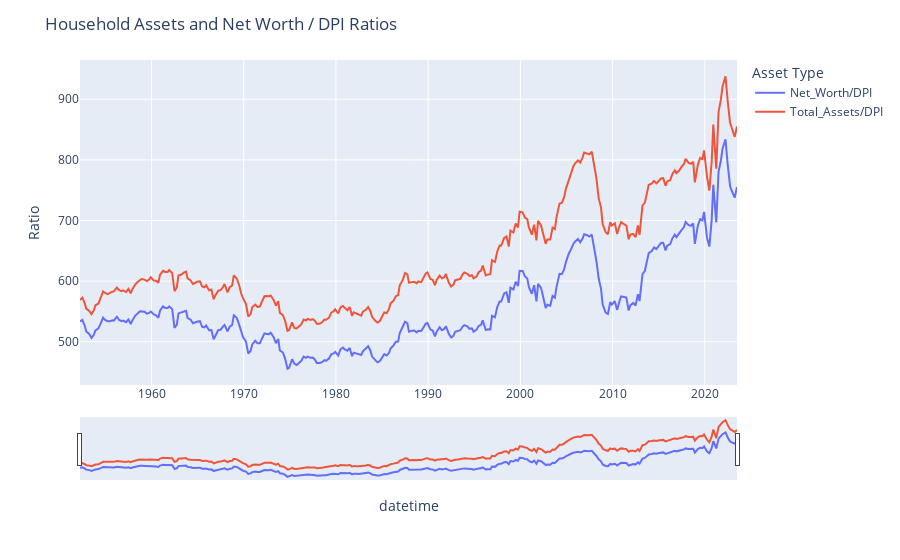

Source (notebook cell):
### Code cell
# Plot lines
plot = px.line(net_df, x=net_df['datetime'], y=['Net_Worth/DPI', 'Total_Assets/DPI'])

# Labels for plot
plot.update_layout(
    yaxis_title = 'Ratio',
    legend_title = 'Asset Type',
    title = 'Household Assets and Net Worth / DPI Ratios'
)
# Enable slider
plot.update_xaxes(rangeslider_visible = True)

plot.show()

### Figure 1 — Plotly figure (JSON) as saved in the notebook; plotly's stock layout.template omitted (floating-point values rounded to 4 significant figures; data arrays with more than 128 entries replaced by an {"elided": "..."} marker saying what was removed)
{"data": [{"hovertemplate": "variable=Net_Worth/DPI<br>datetime=%{x}<br>value=%{y}<extra></extra>", "legendgroup": "Net_Worth/DPI", "line": {"color": "#636efa", "dash": "solid"}, "marker": {"symbol": "circle"}, "mode": "lines", "name": "Net_Worth/DPI", "orientation": "v", "showlegend": true, "type": "scatter", "x": {"elided": "286 str values"}, "xaxis": "x", "y": {"elided": "286 float values"}, "yaxis": "y"}, {"hovertemplate": "variable=Total_Assets/DPI<br>datetime=%{x}<br>value=%{y}<extra></extra>", "legendgroup": "Total_Assets/DPI", "line": {"color": "#EF553B", "dash": "solid"}, "marker": {"symbol": "circle"}, "mode": "lines", "name": "Total_Assets/DPI", "orientation": "v", "showlegend": true, "type": "scatter", "x": {"elided": "286 str values"}, "xaxis": "x", "y": {"elided": "286 float values"}, "yaxis": "y"}], "layout": {"legend": {"title": {"text": "Asset Type"}, "tracegroupgap": 0}, "margin": {"t": 60}, "title": {"text": "Household Assets and Net Worth / DPI Ratios"}, "xaxis": {"anchor": "y", "domain": [0, 1], "rangeslider": {"visible": true}, "title": {"text": "datetime"}}, "yaxis": {"anchor": "x", "domain": [0, 1], "title": {"text": "Ratio"}}}}
